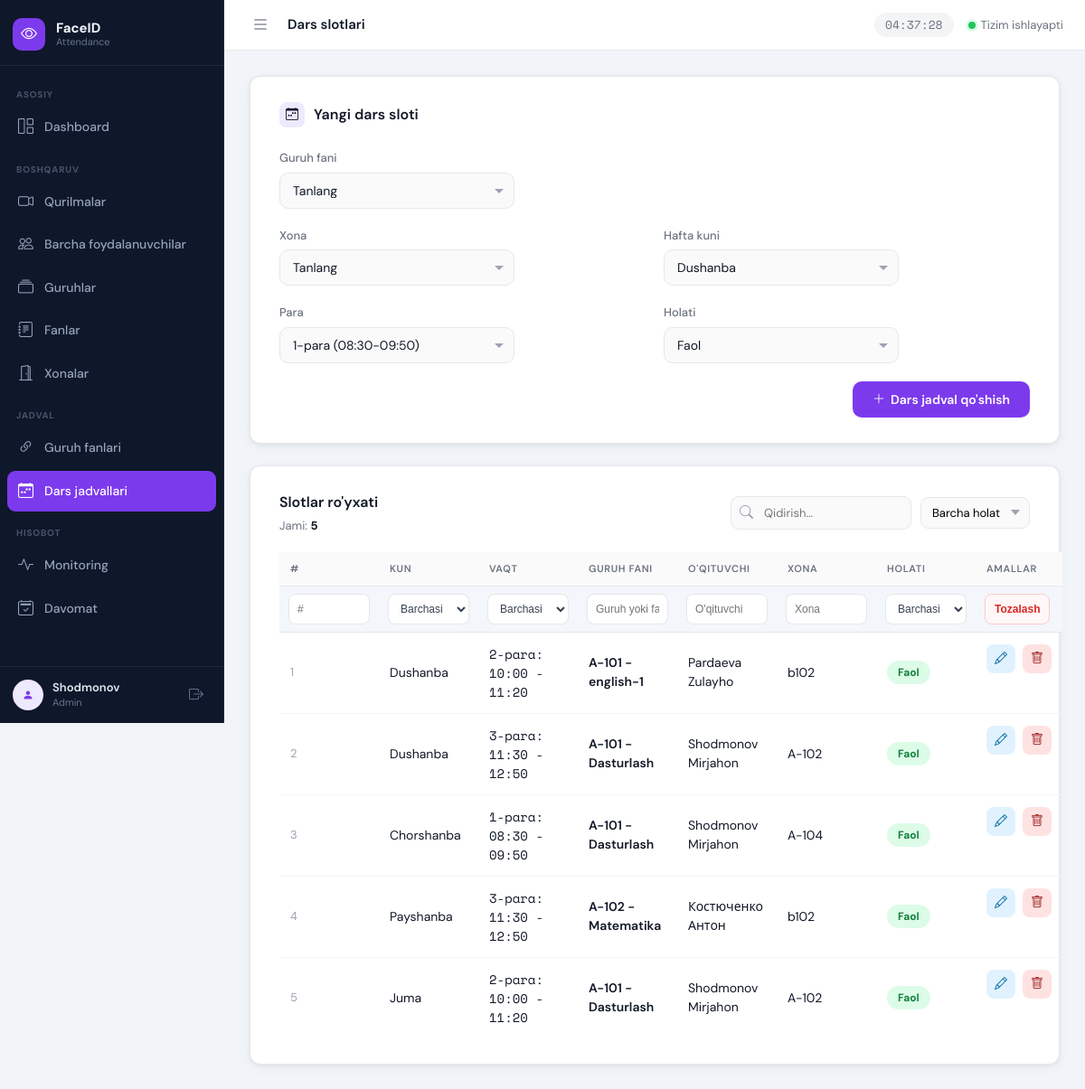
The page /schedule/lesson-slots/ (signed in) on the database as committed earlier.
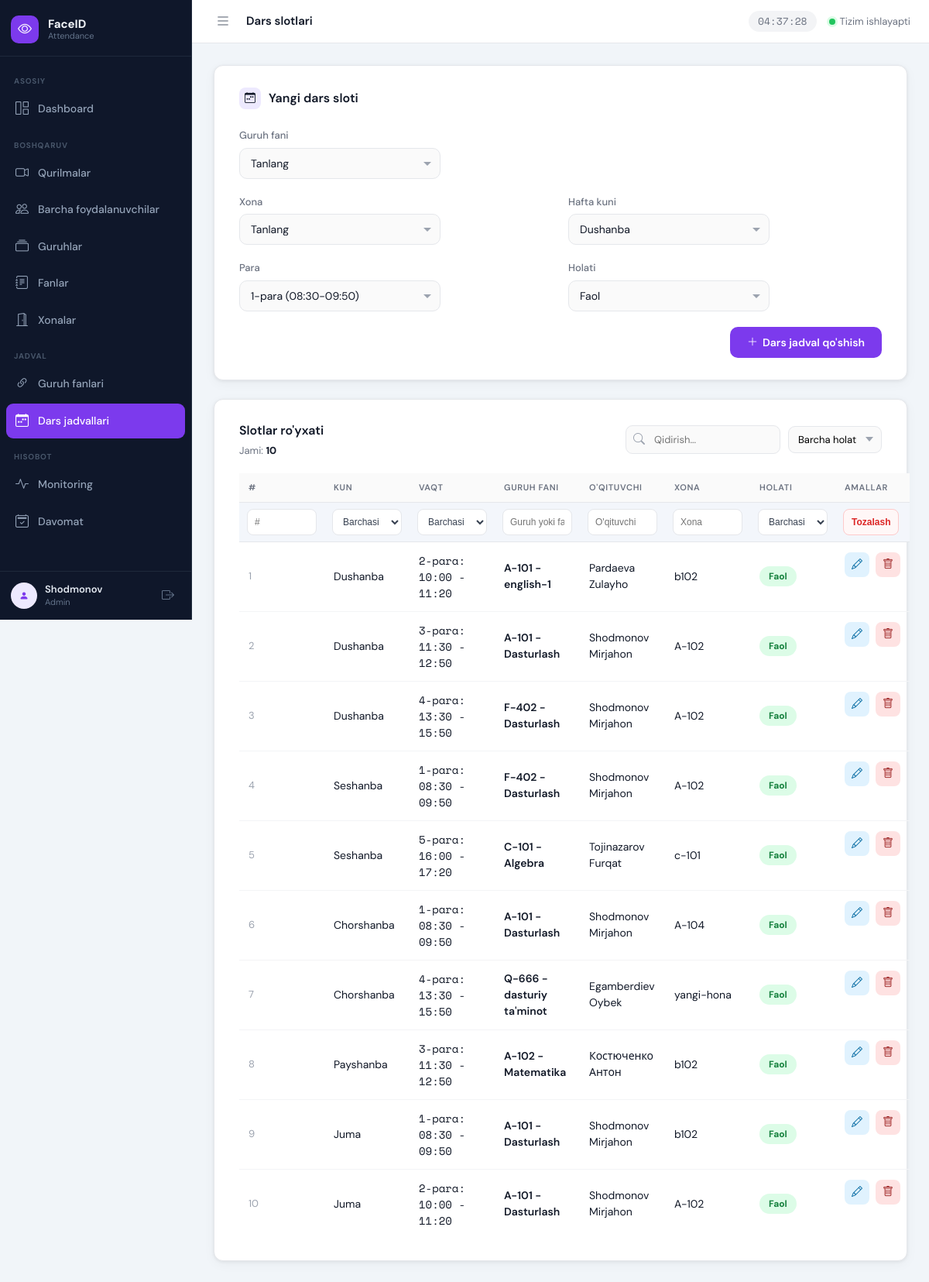
The same page on the database as committed later.
### apps/schedule/models.py (models this page shows, shortened)
class LessonSlot(models.Model):
    class Weekday(models.IntegerChoices):
        MONDAY = 1, 'Dushanba'
        TUESDAY = 2, 'Seshanba'
        WEDNESDAY = 3, 'Chorshanba'
        THURSDAY = 4, 'Payshanba'
        FRIDAY = 5, 'Juma'
        SATURDAY = 6, 'Shanba'
    class LessonNumber(models.IntegerChoices):
        FIRST = 1, '1-para (08:30-09:50)'
        SECOND = 2, '2-para (10:00-11:20)'
        THIRD = 3, '3-para (11:30-12:50)'
        FOURTH = 4, '4-para (13:30-15:50)'
        FIFTH = 5, '5-para (16:00-17:20)'
    LESSON_TIMES = {
        LessonNumber.FIRST: (time(8, 30), time(9, 50)),
        LessonNumber.SECOND: (time(10, 0), time(11, 20)),
        LessonNumber.THIRD: (time(11, 30), time(12, 50)),
        LessonNumber.FOURTH: (time(13, 30), time(15, 50)),
        LessonNumber.FIFTH: (time(16, 0), time(17, 20)),
    }
    group_subject = models.ForeignKey(
        GroupSubject,
        on_delete=models.CASCADE,
        related_name='lesson_slots',
        verbose_name='Guruh fani',
    )
    room = models.ForeignKey(
        Room,
        on_delete=models.PROTECT,
        related_name='lesson_slots',
        verbose_name='Xona',
    )
    weekday = models.PositiveSmallIntegerField(
        choices=Weekday.choices,
        verbose_name='Hafta kuni',
    )
    lesson_number = models.PositiveSmallIntegerField(
        choices=LessonNumber.choices,
        default=LessonNumber.FIRST,
        verbose_name='Para',
    )
    start_time = models.TimeField(verbose_name='Boshlanish', editable=False)
    end_time = models.TimeField(verbose_name='Tugash', editable=False)
    is_active = models.BooleanField(default=True, verbose_name='Faol')
    created_at = models.DateTimeField(auto_now_add=True)
    class Meta:
        verbose_name = 'Dars sloti'
        verbose_name_plural = 'Dars slotlari'
        ordering = ['weekday', 'lesson_number', 'group_subject__group__group_name']

class GroupSubject(models.Model):
    group = models.ForeignKey(
        Group,
        on_delete=models.CASCADE,
        related_name='group_subjects',
        verbose_name='Guruh',
    )
    subject = models.ForeignKey(
        Subject,
        on_delete=models.PROTECT,
        related_name='group_offerings',
        verbose_name='Fan',
    )
    teacher = models.ForeignKey(
        UserProfile,
        on_delete=models.PROTECT,
        related_name='teaching_assignments',
        verbose_name="O'qituvchi",
    )
    is_active = models.BooleanField(default=True, verbose_name='Faol')
    created_at = models.DateTimeField(auto_now_add=True)
    class Meta:
        verbose_name = 'Guruh fani'
        verbose_name_plural = 'Guruh fanlari'
        ordering = ['group__group_name', 'subject__subject_name']
        constraints = [
            models.UniqueConstraint(
                fields=['group', 'subject'],
                name='unique_group_subject_offering',
            ),
        ]

### apps/groups/models.py (models this page shows, shortened)
class Group(models.Model):
    group_id = models.CharField(max_length=100, unique=True, verbose_name="Group ID")
    group_name = models.CharField(max_length=150, unique=True, verbose_name="Guruh nomi")
    is_active = models.BooleanField(default=True, verbose_name="Faol")
    created_at = models.DateTimeField(auto_now_add=True)
    class Meta:
        verbose_name = "Guruh"
        verbose_name_plural = "Guruhlar"
        ordering = ['group_name']

### apps/subjects/models.py (models this page shows, shortened)
class Subject(models.Model):
    subject_id = models.CharField(max_length=100, unique=True, verbose_name="Fan ID")
    subject_name = models.CharField(max_length=150, unique=True, verbose_name="Fan nomi")
    is_active = models.BooleanField(default=True, verbose_name="Faol")
    created_at = models.DateTimeField(auto_now_add=True)
    class Meta:
        verbose_name = "Fan"
        verbose_name_plural = "Fanlar"
        ordering = ['subject_name']

### apps/user_management/models.py (models this page shows, shortened)
class UserProfile(models.Model):
    class Role(models.TextChoices):
        STUDENT = 'student', 'Talaba'
        TEACHER = 'teacher', "O'qituvchi"
        STAFF   = 'staff',   'Xodim'
    face_id    = models.CharField(max_length=100, unique=True, default='', verbose_name="Face ID")
    ais_id     = models.CharField(max_length=100, unique=True, default='', verbose_name="AIS ID")
    last_name  = models.CharField(max_length=100, verbose_name="Familya")
    first_name = models.CharField(max_length=100, verbose_name="Ism")
    role       = models.CharField(max_length=20, choices=Role.choices, default=Role.STUDENT, verbose_name="Lavozim")
    auth_user  = models.OneToOneField(
        settings.AUTH_USER_MODEL,
        on_delete=models.SET_NULL,
        null=True,
        blank=True,
        related_name='linked_profile',
        verbose_name='Tizim foydalanuvchisi',
    )
    is_active  = models.BooleanField(default=True, verbose_name="Faol")
    created_at = models.DateTimeField(auto_now_add=True)
    class Meta:
        verbose_name        = "Foydalanuvchi"
        verbose_name_plural = "Foydalanuvchilar"
        ordering            = ['last_name', 'first_name']
    def get_full_name(self):
        return f"{self.last_name} {self.first_name}"

### apps/rooms/models.py (models this page shows, shortened)
class Room(models.Model):
    room_id = models.CharField(max_length=100, unique=True, verbose_name="Xona ID")
    room_name = models.CharField(max_length=150, unique=True, verbose_name="Xona nomi")
    is_active = models.BooleanField(default=True, verbose_name="Faol")
    created_at = models.DateTimeField(auto_now_add=True)
    class Meta:
        verbose_name = "Xona"
        verbose_name_plural = "Xonalar"
        ordering = ['room_name']

### apps/schedule/views.py (the view, shortened to what this page needs)
# urls.py: path('lesson-slots/', views.lesson_slot_list, name='lesson_slot_list'),
@login_required
def lesson_slot_list(request):
    error = None
    qs = LessonSlot.objects.select_related(
        'group_subject__group',
        'group_subject__subject',
        'group_subject__teacher',
        'room',
    ).order_by('weekday', 'lesson_number', 'group_subject__group__group_name')
    paginator = Paginator(qs, 25)
    page_obj = paginator.get_page(request.GET.get('page'))
    return render(
        request,
        'schedule/lesson_slot_list.html',
        {
            'lesson_slots': page_obj,
            'page_obj': page_obj,
            'paginator': paginator,
            'total_count': paginator.count,
            'group_subjects': GroupSubject.objects.filter(is_active=True)
            .select_related('group', 'subject', 'teacher')
            .order_by('group__group_name', 'subject__subject_name'),
            'rooms': Room.objects.filter(is_active=True).order_by('room_name'),
            'weekdays': LessonSlot.Weekday.choices,
            'lesson_numbers': LessonSlot.LessonNumber.choices,
            'error': error,
        },
    )

### apps/schedule/templates/schedule/lesson_slot_list.html (shortened to what the changed rows need)
{% extends 'base.html' %}
{% load static %}
{% block extra_css %}
<link rel="stylesheet" href="{% static 'user_management/user_management.css' %}">
{% endblock %}
{% block content %}
<div class="card">
    <div class="table-header">
        <div>
            <h2>Slotlar ro'yxati</h2>
            <div class="table-meta">Jami: <strong>{{ total_count }}</strong></div>
        </div>
    </div>
    <table id="dataTable">
        <thead>
            <tr>
                <th>#</th>
                <th>Kun</th>
                <th>Vaqt</th>
                <th>Guruh fani</th>
                <th>O'qituvchi</th>
                <th>Xona</th>
                <th>Holati</th>
                <th>Amallar</th>
            </tr>
            <tr class="column-filter-row">
                <th><input type="text" class="column-filter" data-column="0" placeholder="#"></th>
                <th>
                    <select class="column-filter" data-column="1">
                        <option value="">Barchasi</option>
                    </select>
                </th>
                <th>
                    <select class="column-filter" data-column="lesson">
                        <option value="">Barchasi</option>
                    </select>
                </th>
                <th><input type="text" class="column-filter" data-column="3" placeholder="Guruh yoki fan"></th>
                <th><input type="text" class="column-filter" data-column="4" placeholder="O'qituvchi"></th>
                <th><input type="text" class="column-filter" data-column="5" placeholder="Xona"></th>
                <th>
                    <select class="column-filter" data-column="status">
                        <option value="">Barchasi</option>
                    </select>
                </th>
                <th><button type="button" class="clear-column-filters" onclick="clearColumnFilters()">Tozalash</button></th>
            </tr>
        </thead>
        <tbody>
            {% for slot in lesson_slots %}
            <tr
                data-pk="{{ slot.id }}"
                data-group-subject-id="{{ slot.group_subject_id }}"
                data-room-id="{{ slot.room_id }}"
                data-weekday="{{ slot.weekday }}"
                data-lesson-number="{{ slot.lesson_number }}"
                data-start="{{ slot.start_time|time:'H:i' }}"
                data-end="{{ slot.end_time|time:'H:i' }}"
                data-status="{% if slot.is_active %}active{% else %}inactive{% endif %}"
            >
                <td class="row-num">{{ page_obj.start_index|add:forloop.counter0 }}</td>
                <td>{{ slot.get_weekday_display }}</td>
                <td class="mono">{{ slot.lesson_number }}-para: {{ slot.start_time|time:'H:i' }} - {{ slot.end_time|time:'H:i' }}</td>
                <td class="name">{{ slot.group_subject.group.group_name }} - {{ slot.group_subject.subject.subject_name }}</td>
                <td>{{ slot.group_subject.teacher.get_full_name }}</td>
                <td>{{ slot.room.room_name }}</td>
                <td>
                    <button type="button" class="status-btn {% if slot.is_active %}active{% else %}inactive{% endif %}" data-action="toggle">
                        {% if slot.is_active %}Faol{% else %}Nofaol{% endif %}
                    </button>
                </td>
                <td class="actions-cell">
                    <button type="button" class="edit-btn" data-action="edit"><i class="bi bi-pencil"></i></button>
                    <button type="button" class="delete-btn" data-action="delete"><i class="bi bi-trash"></i></button>
                </td>
            </tr>
            {% empty %}
            <tr><td colspan="8" class="empty-row">Slotlar yo'q.</td></tr>
            {% endfor %}
        </tbody>
    </table>
</div>
{% endblock %}

Rows that differ between the two databases and show on the page:
added LessonSlot: start_index|add "3", weekday "Dushanba", lesson_number "4", start_time "13:30", end_time "15:50", group_subject.group.group_name "F-402", group_subject.subject.subject_name "Dasturlash", group_subject.teacher.get_full_name "Shodmonov Mirjahon", room.room_name "A-102", is_active "Faol"
added LessonSlot: start_index|add "4", weekday "Seshanba", lesson_number "1", start_time "08:30", end_time "09:50", group_subject.group.group_name "F-402", group_subject.subject.subject_name "Dasturlash", group_subject.teacher.get_full_name "Shodmonov Mirjahon", room.room_name "A-102", is_active "Faol"
added LessonSlot: start_index|add "5", weekday "Seshanba", lesson_number "5", start_time "16:00", end_time "17:20", group_subject.group.group_name "C-101", group_subject.subject.subject_name "Algebra", group_subject.teacher.get_full_name "Tojinazarov Furqat", room.room_name "c-101", is_active "Faol"
computed for LessonSlot (number 6 of 10 on the later page): start_index|add "3" → "6"
added LessonSlot: start_index|add "7", weekday "Chorshanba", lesson_number "4", start_time "13:30", end_time "15:50", group_subject.group.group_name "Q-666", group_subject.subject.subject_name "dasturiy ta'minot", group_subject.teacher.get_full_name "Egamberdiev Oybek", room.room_name "yangi-hona", is_active "Faol"
computed for LessonSlot "Payshanba": start_index|add "4" → "8"
added LessonSlot: start_index|add "9", weekday "Juma", lesson_number "1", start_time "08:30", end_time "09:50", group_subject.group.group_name "A-101", group_subject.subject.subject_name "Dasturlash", group_subject.teacher.get_full_name "Shodmonov Mirjahon", room.room_name "b102", is_active "Faol"
computed for LessonSlot (number 10 of 10 on the later page): start_index|add "5" → "10"
Other text that changed with them:
{{ total_count }}: "5" → "10"
